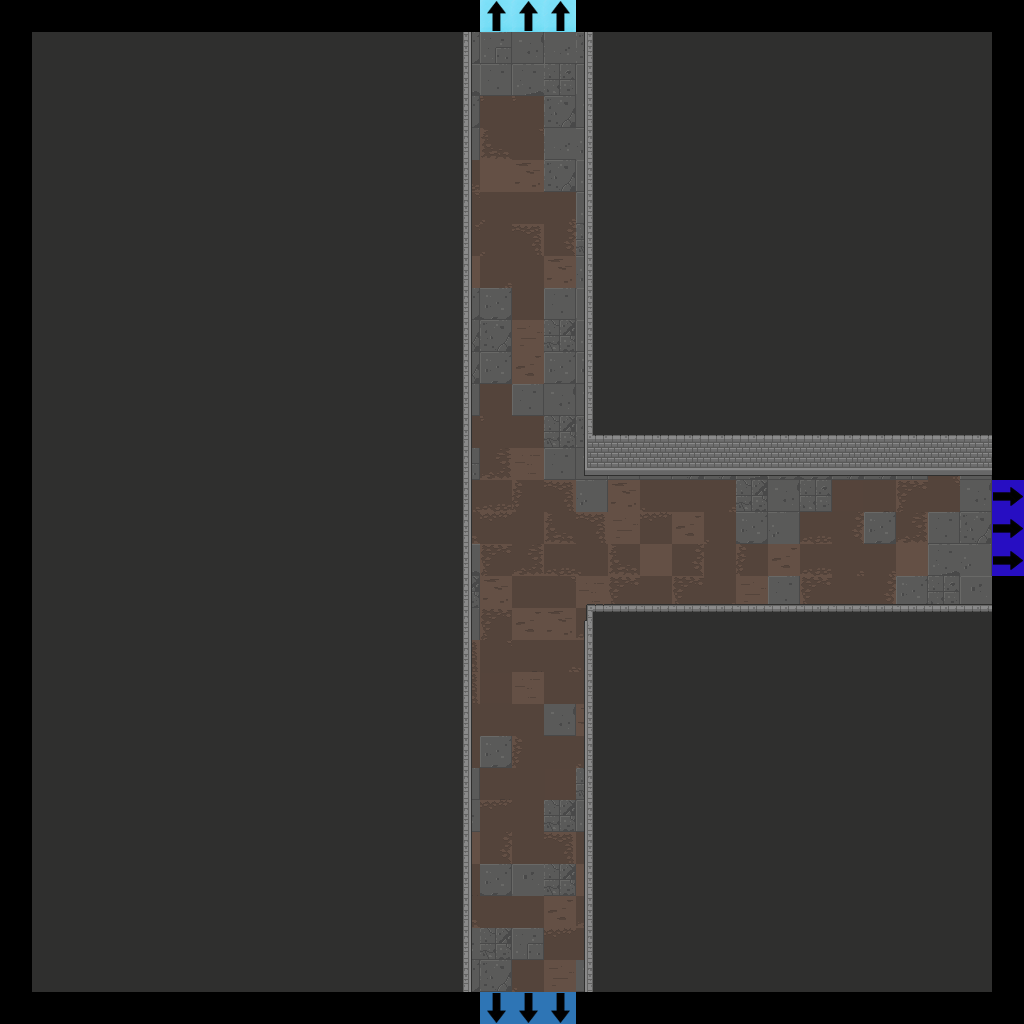

The image is a tile-based game level rendered from a .tmx file. Its description and source (layers, tilesets, objects; grid data summarised) follow:
An orthogonal 32x32 tile map with 32x32 px tiles, 7 tile layers (Floor, Walls, Doors, Pillars, ...), 2 tilesets.

<map version="1.2" tiledversion="2019.04.18" orientation="orthogonal" renderorder="right-down" width="32" height="32" tilewidth="32" tileheight="32" infinite="0" nextlayerid="22" nextobjectid="1">
 <tileset firstgid="1" source="Dungeon_Tileset_2.tsx" />
 <tileset firstgid="321" source="flags.tsx" />
 <layer id="15" name="Floor" width="32" height="32">
  <data>[1024 cells, 900 non-empty, 42 distinct tile ids]</data>
 </layer>
 <layer id="16" name="Walls" width="32" height="32">
  <data>[1024 cells, 771 non-empty, 11 distinct tile ids]</data>
 </layer>
 <layer id="17" name="Doors" width="32" height="32">
  <data>[1024 cells, 0 non-empty, 0 distinct tile ids]</data>
 </layer>
 <layer id="18" name="Pillars" width="32" height="32">
  <properties>
   <property name="unity:SortingLayer" value="Player" />
  </properties>
  <data>[1024 cells, 0 non-empty, 0 distinct tile ids]</data>
 </layer>
 <layer id="19" name="Candles" width="32" height="32">
  <data>[1024 cells, 0 non-empty, 0 distinct tile ids]</data>
 </layer>
 <layer id="20" name="Debris" width="32" height="32">
  <data>[1024 cells, 0 non-empty, 0 distinct tile ids]</data>
 </layer>
 <layer id="21" name="Flags" width="32" height="32">
  <data>[1024 cells, 9 non-empty, 3 distinct tile ids]</data>
 </layer>
</map>
